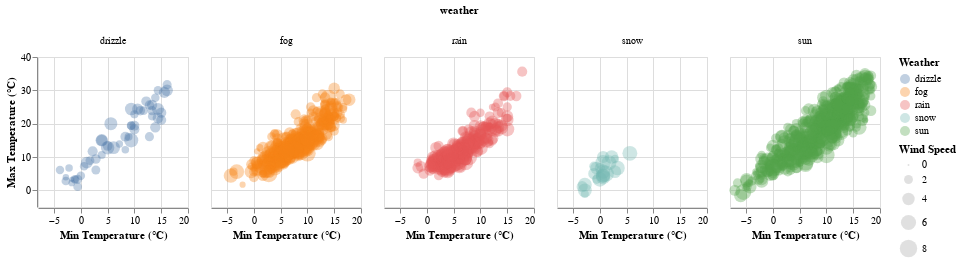

This figure's notebook cell:
### Markdown cell above
### Plot 5

Finally, combine (almost) all your data together into one plot! Make a filled scatterplot of the minimum temperature vs maximum temperature. Color your points by the weather conditions, size them by the wind speed, and turn down the opacity so you can see the layered points better. Then, facet by weather condition into columns. Change the size of your plots so they can be seen on one page (it's ok if they are fairly small!).

### Code cell
base_scatter = (
    alt.Chart(weather)
    .mark_point(filled=True, opacity=0.35)
    .encode(
        alt.X('temp_min:Q', title='Min Temperature (°C)'),
        alt.Y('temp_max:Q', title='Max Temperature (°C)'),
        alt.Color('weather:N', title='Weather'),
        alt.Size('wind:Q', title='Wind Speed'),
        alt.Column('weather:N'),
        tooltip=[
            alt.Tooltip('date:T', title='Date'),
            alt.Tooltip('temp_min:Q', title='Min Temp (°C)'),
            alt.Tooltip('temp_max:Q', title='Max Temp (°C)'),
            alt.Tooltip('wind:Q', title='Wind'),
            'weather:N'
        ]
    )
    .properties(width=150, height=150)
)
base_scatter

### Figure 1 — Vega-Lite specification as saved in the notebook (floating-point values rounded to 4 significant figures; data arrays with more than 128 entries replaced by an {"elided": "..."} marker saying what was removed)
{"config": {"view": {"continuousWidth": 300, "continuousHeight": 300}}, "data": {"name": "data-a71643151590b43458e2040d6021adca"}, "mark": {"type": "point", "filled": true, "opacity": 0.35}, "encoding": {"color": {"field": "weather", "title": "Weather", "type": "nominal"}, "column": {"field": "weather", "type": "nominal"}, "size": {"field": "wind", "title": "Wind Speed", "type": "quantitative"}, "tooltip": [{"field": "date", "title": "Date", "type": "temporal"}, {"field": "temp_min", "title": "Min Temp (°C)", "type": "quantitative"}, {"field": "temp_max", "title": "Max Temp (°C)", "type": "quantitative"}, {"field": "wind", "title": "Wind", "type": "quantitative"}, {"field": "weather", "type": "nominal"}], "x": {"field": "temp_min", "title": "Min Temperature (°C)", "type": "quantitative"}, "y": {"field": "temp_max", "title": "Max Temperature (°C)", "type": "quantitative"}}, "height": 150, "width": 150, "$schema": "https://vega.github.io/schema/vega-lite/v5.8.0.json", "datasets": {"data-a71643151590b43458e2040d6021adca": {"elided": "1461 records"}}}
